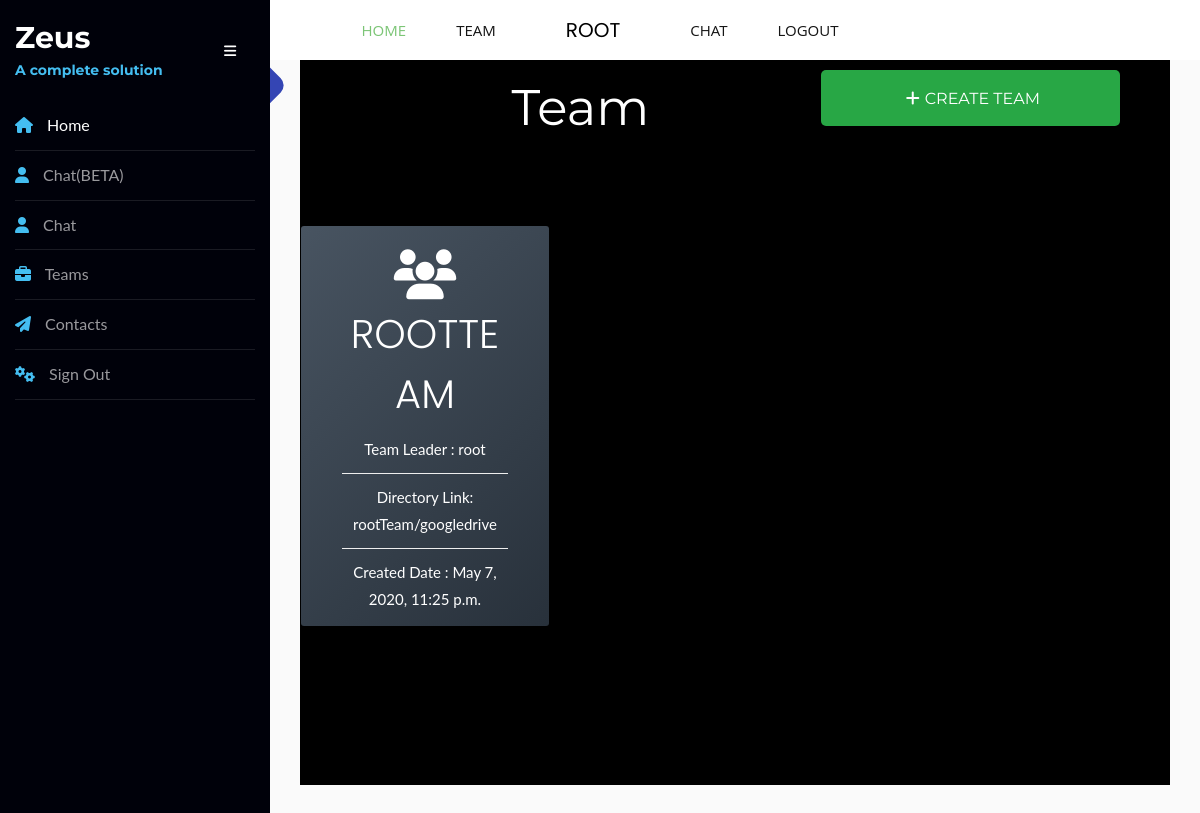
The app's page /team/ (signed in), older data.
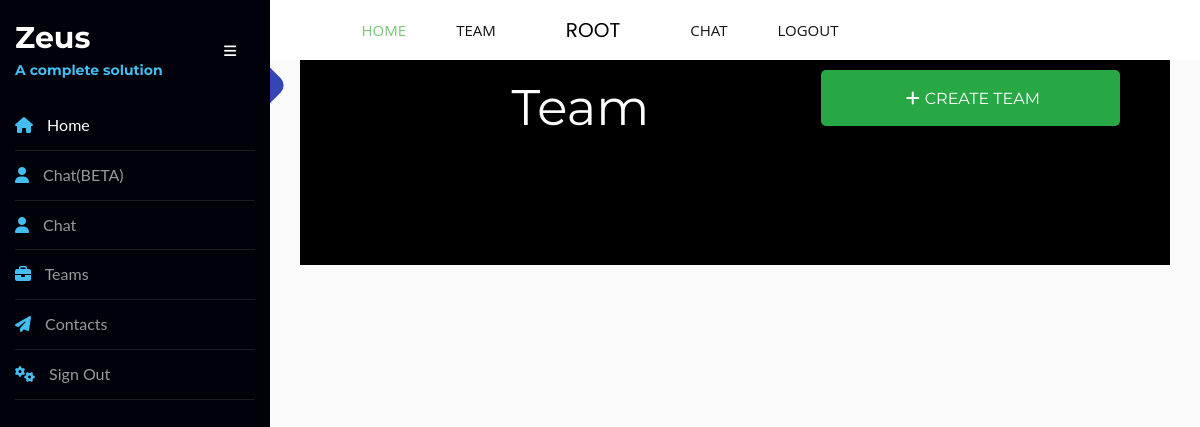
The same page, newer data.
### team/models.py (models this page shows)
class Team(models.Model):
	teamName = models.CharField(primary_key=True,max_length=200)
	teamLeader = models.ForeignKey(User,on_delete=models.CASCADE)
	directoryLink = models.CharField(max_length=200)
	created_date = models.DateTimeField(default=timezone.now)
	def __str__(self):
		return self.teamName

### team/views.py (the view)
# urls.py: path('', views.index, name='chat'),
@login_required
def index(request):
	if request.method == "POST":
		form = TeamForm(request.POST)
		if form.is_valid():
			team=form.save(commit=False)
			team.created_date=timezone.now()
			team.teamLeader=request.user
			team.save()
			tl=models.Role.objects.get(role="Team Leader")
			member=TeamMember(teamName=team,userName=request.user,role=tl)
			addToTeam([request.user.email],member)
			member.save()
			return redirect('addMembers',team=team.teamName)
		else:
			return render(request, 'errorconnected.html')
	else:
		form = TeamForm(initial={'teamLeader':request.user})
		form.fields['teamLeader'].widget = forms.HiddenInput()
		teamList=models.TeamMember.objects.filter(userName=request.user)
		print(teamList)
		teams=[]
		for team in teamList:
			teams.append(models.Team.objects.get(teamName = team.teamName))
		return render(request, 'viewTeams.html', {'teams':teams,'user':request.user,'form': form,})

### team/models.py (called while the page is built)
	def __str__(self):
		title=str(self.userName)+" - "+str(self.teamName)
		return title

### team/templates/viewTeams.html (shortened to what this page needs)
{% extends 'nav.html' %}
{% block content %}
{% load static %}
    <link rel="stylesheet" href="https://stackpath.bootstrapcdn.com/bootstrap/4.4.1/css/bootstrap.min.css">
    <link rel="stylesheet" href="{% static 'team/teamview/teamstyle.css' %}">
    <link rel="stylesheet" href="{% static 'team/teamview/card.css' %}">
<body>
    <container>
        <h1 id="createn" class="team">Team <button type="button" class="btn btn-success new"> <i class="fas fa-plus"> </i>Create Team</button></h1>
    </container>
    <section class="section-plans" id="section-plans">
        <div class="row">
					{% for team in teams %}
          <div class="col-1-of-3">
            <div class="card">
              <div class="card__side card__side--front-1">
                <div class="card__title card__title--1">
                  <i class="fas fa-users"></i>
                  <h4 class="card__heading">{{ team.teamName }}</h4>
                </div>
                <div class="card__details">
                  <ul>
                    <li>Team Leader   : {{ team.teamLeader }}</li>
                    <li>Directory Link: {{ team.directoryLink }}</li>
                    <li>Created Date  : {{team.created_date }}</li>
                  </ul>
                </div>
              </div>
              <div class="card__side card__side--back card__side--back-1">
                <div class="card__cta">
                  <div class="row">
											<a href="{% url 'viewMembers' team=team.teamName %}" class="btn btn--white ppback">View Members</a>
                      <a href="{% url 'addMembers' team=team.teamName %}" class="btn btn--white ppback">Add Members </a>
											<a href="{% url 'viewTimeline' team=team.teamName %}" class="btn btn--white ppback">View Timeline</a>
                      <a href="{% url 'editTimeline' team=team.teamName %}" class="btn btn--white ppback">Edit Timeline</a>
											<a href="{% url 'editTeam' team=team.teamName %}" class="btn btn--white ppback">Edit Team</a>
                  </div>
                </div>
							</div>
            </div>
          </div>
					{% endfor %}
        </div>
      </section>
			{% load crispy_forms_tags %}
</body>
{% endblock %}

Row changes from the older to the newer data that the page shows:
no longer on this page (row edited): Team: teamName "ROOTTEAM", teamLeader "root", directoryLink "rootTeam/googledrive", created_date "May 7, 2020, 11:25 p.m."
